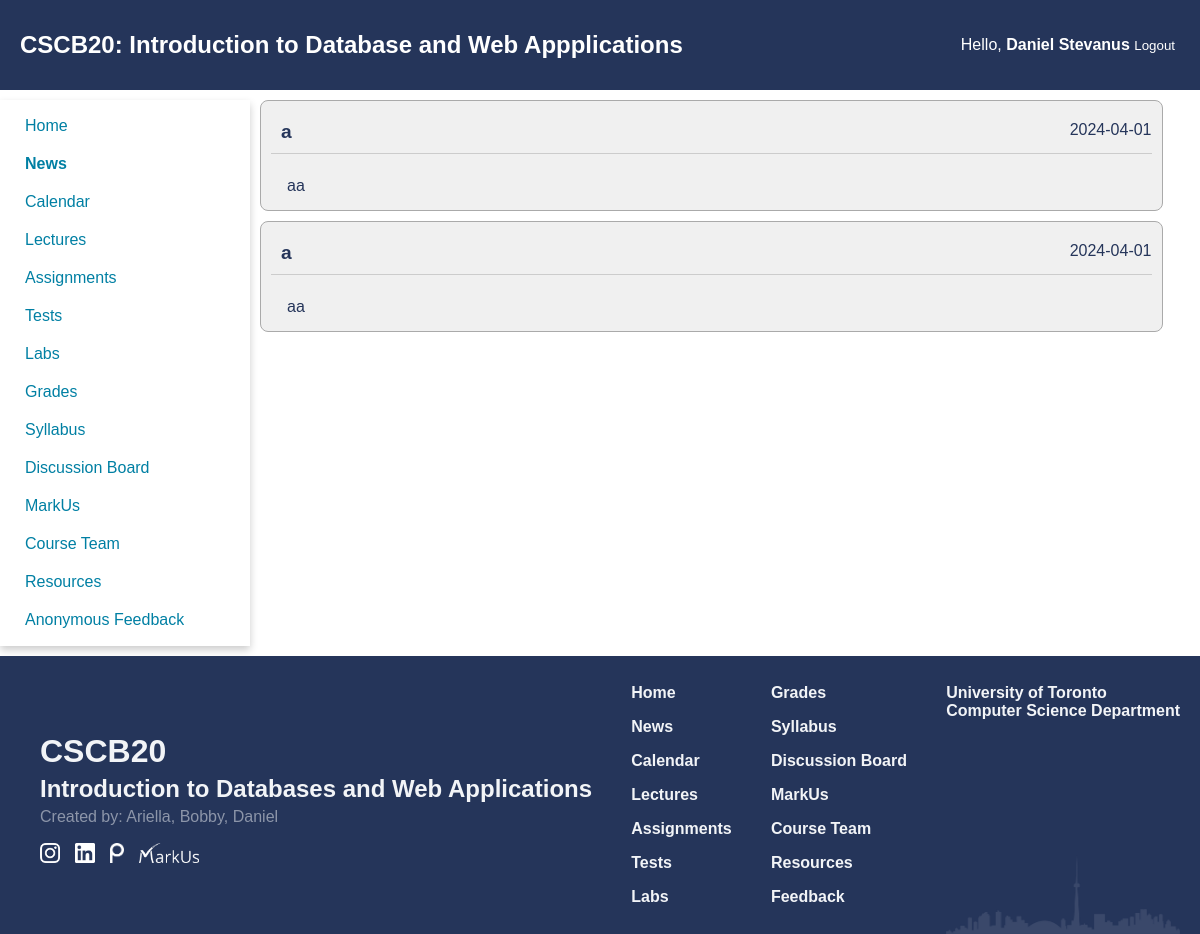
/news (signed in), run on an earlier commit of the app's database.
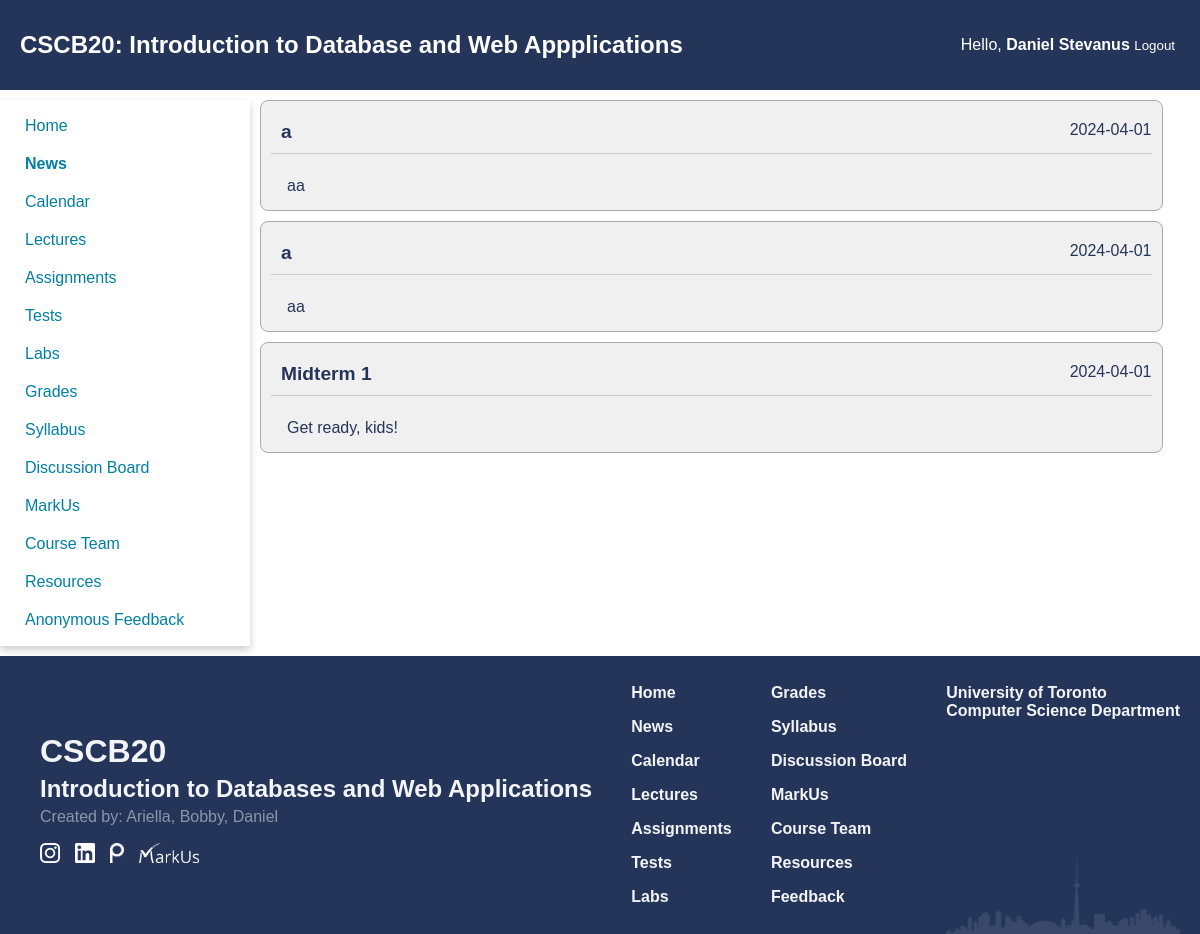
And on a later commit of the database.
### app.py (models this page shows)
class Announcement(db.Model):
    id = db.Column(db.Integer, primary_key = True)
    title = db.Column(db.String(250), nullable = False)
    text = db.Column(db.Text)
    date_created = db.Column(db.Date, default = datetime.utcnow)

### app.py (the view)
@app.route("/news")
def news():
    if not isInstructor(session) and not isStudent(session):
        return redirect('/')
    lst_news = Announcement.query.all()
    return render_template("news.html", news = True, lst_news = lst_news)

### app.py (called while the page is built)
def isInstructor(identity):
    if "auth" in identity and identity["auth"] == 'Instructor':
        return True
    return False

def isStudent(identity):
    if "auth" in identity and identity["auth"] == 'Student':
        return True
    return False

### templates/news.html (shortened to what this page needs)
{% extends 'home_template.html' %}
{% block extra_css %}
  <link href="{{ url_for('static', filename='css/news.css') }}" rel="stylesheet" type="text/css">
{% endblock %}
{% block content %}
<main class="news">
    {% for news in lst_news %}
    <div class="box">
        <div class="title-flex">
            <div class="flex-1 title">
                <b> {{ news.title }} </b>
            </div>
            <div class="flex-2">
                {{ news.date_created }}
            </div>
        </div>
        <br>
        <div class="announcement">
            <p>
                {{ news.text }}
            </p>
        </div>
    </div>
    {% endfor %}
</main>
{% endblock %}

### templates/home_template.html (shortened to what this page needs)
<!DOCTYPE html>
<html lang="en">
<head>
  <link href="{{ url_for('static', filename='css/navbar.css') }}" rel="stylesheet" type="text/css">
  <link href="{{ url_for('static', filename='css/footer.css') }}" rel="stylesheet" type="text/css">
  <link href="{{ url_for('static', filename='css/index.css') }}" rel="stylesheet" type="text/css">
    {% block extra_css %}
    {% endblock %}
</head>
<body id="top">
  <header>
    <div class="header-flex">
      <div class="header-flex-1 title"><a href="/" class="title">CSCB20<span class="big-screen">: Introduction to Database and Web
          Appplications</span></a></div>
        <div class="header-flex-2">
          {% if "auth" in session %}
          <div>Hello, <b>{{ session["name"] }}</b></div>
          <small><div><a href="/logout" style="padding: 0;">Logout</a></div></small>
          {% else %}
          <a href="/login"> Login </a>
          {% endif %}
        </div>
    </div>
  </header>
  <div class="container">
    <nav class="nav-card">
      <div class="card">
        <div class="nav-container">
          <ul class="nav-list">
            <li> <a href="/" >Home</a></li>
            {% if "auth" in session %}
            <li> <a href="/news" {% if news %}
                style = "font-weight: bold;"
              {% endif %}>News </a></li>
            <li> <a href="/calendar" >Calendar</a></li>
            <li> <a href="/lectures" >Lectures </a></li>
            <li> <a href="/assignments" >Assignments </a></li>
            <li> <a href="/tests" > Tests </a></li>
            <li> <a href="/labs" >Labs </a></li>
            <li> <a href="/grades" >Grades </a></li>
            <li> <a href="{{ url_for('static', filename = 'pdf/mock.pdf' ) }}" target="_blank">Syllabus </a></li>
            <li> <a href="https://piazza.com/class/lqy466htv8g5xb" target="_blank">Discussion Board </a></li>
            <li> <a href="https://markus2.utsc.utoronto.ca/courses/20" target="_blank">MarkUs </a></li>
            <li> <a href="/team" >Course Team </a></li>
            <li> <a href="/resources" >Resources</a></li>
              <li> <a href="/feedback" >Anonymous Feedback </a></li>
            {% endif %}
          </ul>
        </div>
      </div>
    </nav>
    {% block content %}
    {% endblock %}
    <footer class="footer">
      <div class="footer-1">
        <div class="footer-heading" style="font-size: 2rem;">CSCB20</div>
        <div class="footer-heading" style="font-size: 1.5rem;">Introduction to Databases and Web Applications</div>
        <div style="font-weight: 500; opacity: 50%;">Created by:
          <a href="https://www.linkedin.com/in/ariellasiahaan/" target="_blank">Ariella,</a>
          <a href="https://www.linkedin.com/in/bobby-adi-salim/" target="_blank">Bobby,</a>
          <a href="https://www.linkedin.com/in/danielstevanus/" target="_blank">Daniel</a>
        </div>
        <div class="icons">
          <a href="https://www.instagram.com/utsccms/" target="_blank"><img src="{{ url_for('static', filename = 'images/Instagram_Glyph_White.png' ) }} "
              alt="I" style="height:20px"></a>
          <a href="https://www.linkedin.com/company/utsccms/" target="_blank"><img src="{{ url_for('static', filename = 'images/linkedin.png' ) }} " alt="M"
              style="height:20px"></a>
          <a href="https://piazza.com/class/lqy466htv8g5xb" target="_blank"><img src="{{ url_for('static', filename = 'images/piazza.png' ) }} " alt="P"
              style="height:20px"></a>
          <a href="https://markus2.utsc.utoronto.ca/courses/20/assignments" target="_blank"><img src="{{ url_for('static', filename = 'images/markus.png' ) }} "
              alt="M" style="height:20px"></a>
        </div>
      </div>
      <div class="footer-2 links">
        <div class="navigation">
          <div><a href="/">Home</a></div>
          <div><a href="/news">News</a></div>
          <div><a href="/calendar">Calendar</a></div>
          <div><a href="/lectures">Lectures</a></div>
          <div><a href="/assignments">Assignments</a></div>
          <div><a href="/tests">Tests</a></div>
          <div><a href="/labs">Labs</a></div>
        </div>
      </div>
      <div class="footer-3 links">
        <div class="navigation">
          <div><a href="/grades">Grades</a></div>
          <div><a href="{{ url_for('static', filename = 'pdf/mock.pdf' ) }}">Syllabus</a></div>
          <div><a href="https://piazza.com/class/lqy466htv8g5xb" target="_blank">Discussion Board</a></div>
          <div><a href="https://markus2.utsc.utoronto.ca/courses/20/assignments" target="_blank">MarkUs</a></div>
          <div><a href="/team">Course Team</a></div>
          <div><a href="/resources">Resources</a></div>
          <div><a href="/feedback">Feedback</a></div>
        </div>
      </div>
      <div class="footer-4">
        <nav class="navigation">
          <div><a href="https://web.cs.toronto.edu/about/our-department" target="_blank">University of Toronto <br>
              Computer Science Department</a></div>
        </nav>
      </div>
    </footer>
  </div>
</body>
</html>

### static/css/navbar.css (style rules this page uses)
:root { --primary_color: #25355A; --secondary_color: #007FA3; --phone_size: 600px; }
body { margin: 0; padding: 0; font-family: Arial, sans-serif; }
main { grid-area: content; padding: 20px; padding: 0px 10px 0px 10px; width: 95%; }
footer { grid-area: footer; background-color: #333; color: #fff; padding: 10px; }
header { position: sticky; top:0; left:0; grid-area: header; background-color: var(--primary_color); padding: 10px 10px 10px 20px; z-index: 10000; height: 70px; margin-bottom: 10px; }
header .title { font-size: 24px; font-weight: 600; color: #FFFFFF; text-decoration: none; }
.header-flex { display: flex; height: 100%; align-items: center; }
.header-flex-1 { flex-grow: 1; padding-right: 40px; }
.header-flex-2 { text-align: right; padding-right: 15px; }
.header-flex-2 a , .header-flex-2 div { color: white; text-decoration: none; background-image: linear-gradient( to right, #54b3d6 50%, white 50% ); background-size: 200% 100%; background-position: -100%; display: inline-block; padding: 5px 0; position: relative; background-clip: text; -webkit-background-clip: text; -webkit-text-fill-color: transparent; transition: all 0.3s ease-in-out; }
.header-flex-2 a:before { content: ''; background: white; display: block; position: absolute; bottom: -3px; left: 0; width: 0; height: 3px; transition: all 0.3s ease-in-out; }
@media (min-width: 800px) { .container { display: grid; grid-template-areas: "header header header" "menu content content" "footer footer footer"; grid-template-rows: auto 1fr auto; grid-template-columns: 250px auto; min-height: 100vh; } }
nav { width: 100%; grid-area: menu; }
nav .card { height: 100%; width: 100%; box-shadow: 0 4px 8px 0 rgba(0,0,0,0.2); transition: 0.3s; width: 100%; }
.nav-container { padding: 2px 25px; }
nav ul { list-style-type: none; padding: 0; margin: 0; }
nav li { margin-left: 0; margin-top: 10px; margin-bottom: 10px; }
.nav-list a { background-image: linear-gradient( to right, #54b3d6, #54b3d6 50%, #007FA3 50% ); background-size: 200% 100%; background-position: -100%; display: inline-block; padding: 5px 0; position: relative; background-clip: text; -webkit-background-clip: text; -webkit-text-fill-color: transparent; transition: all 0.3s ease-in-out; }
.nav-list a:before { content: ''; background: #54b3d6; display: block; position: absolute; bottom: -3px; left: 0; width: 0; height: 3px; transition: all 0.3s ease-in-out; }

### static/css/footer.css (style rules this page uses)
@media (min-width: 800px) { .footer { display: flex; justify-content: space-between; background-color: #25355A; color: #F2F4F7; padding: 20px 20px 0 20px; font-family: Arial, Helvetica, sans-serif; } }
@media (min-width: 800px) { .footer-4 { background-image: url("../images/toronto-b.png"); background-size: contain; background-repeat: no-repeat; background-position: center bottom; } }
@media (min-width: 800px) { .links { padding-left: 30px; padding-bottom: 20px; } }
@media (min-width: 800px) { .footer-1 { align-self: center; margin-left: 20px; } }
footer { margin-top: 10px; }
.footer-heading { font-weight: bold; margin: 5px 0; }
.footer a { color: #F2F4F7; text-decoration: none; }
.footer-3 { padding-right: 30px; }
.icons { margin: 15px 0; display: flex; }
.icons img { margin: 2px 15px 0 0; }
.navigation { display: flex; flex-direction: column; font-weight: bold; }
.navigation div { margin: 8px 0; }

### static/css/index.css (style rules this page uses)
:root { --primary_color: #25355A; --secondary_color: #007FA3; }
body { background-color: #FFFFFF; color: var(--primary_color); font-family: Geneva, Arial, Helvetica, sans-serif; }

### static/css/news.css (style rules this page uses)
.news .box { background-color: #f0f0f0; padding: 10px; border-radius: 8px; border-color: #aaaaaa; border-style: solid; border-width: thin; }
.news .title { font-size: 1.2rem; }
.news .announcement { margin: 1px; padding: 0px 0px 0px 10px; }
.news p { margin: 5px; }
.news .title-flex { display: flex; padding: 10px 0px 10px 10px; border-bottom: 1px solid #ccc; }
.news .flex-1 { flex:5; }
.news .flex-2 { right: 0; }
.box { margin-bottom: 10px; }

What changed in the data, as far as the page shows it:
added Announcement: title "Midterm 1", date_created "2024-04-01", text "Get ready, kids!"
